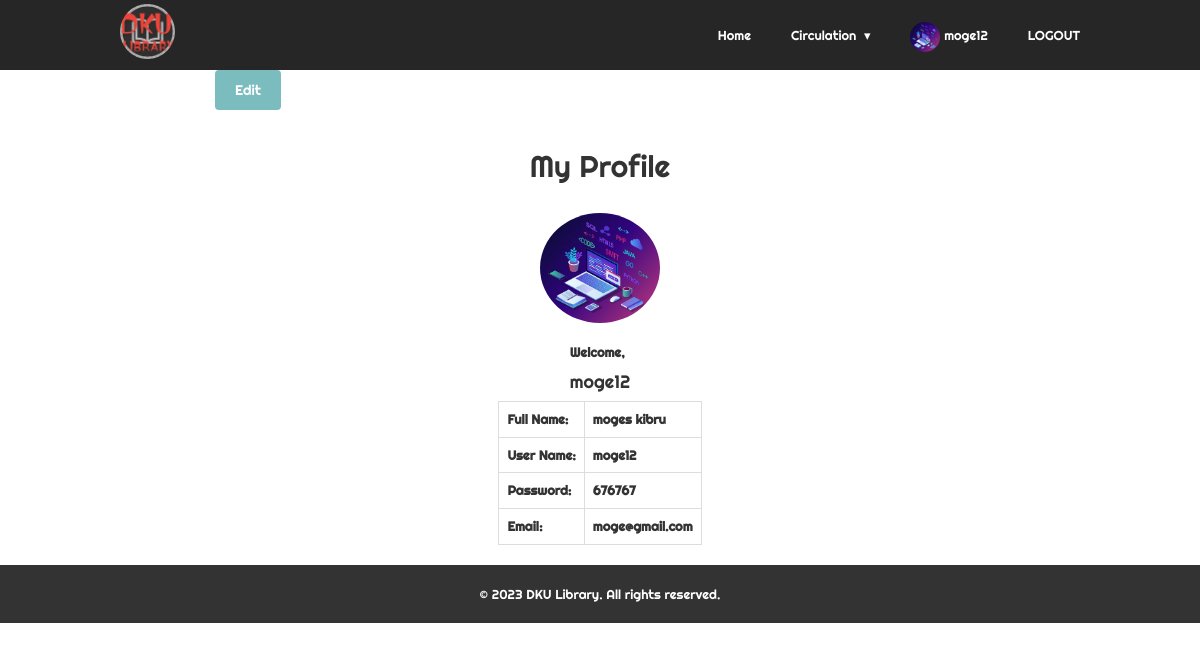
/acquisition/profile.php (signed in), run on the app's committed database.
### tables this page shows
CREATE TABLE `acquisition` (
  `id` int(11) NOT NULL,
  `fullname` varchar(100) NOT NULL,
  `username` varchar(100) NOT NULL,
  `email` varchar(100) NOT NULL,
  `password` varchar(100) NOT NULL,
  `pic` varchar(500) NOT NULL
);

### acquisition/profile.php (the view, shortened to what this page needs)
<?php
	include "nav.php";
 ?>
 <!DOCTYPE html>
 <html>
 <head>
 </head>
 <body>
 	<div class="container">
 		<form action="" method="post">
 			<button class="btn btn-default"name="submit1" type="submit">Edit</button>
 		</form>
 		<div class="wrapper">
 				<?php
 				$q=mysqli_query($db,"SELECT * FROM acquisition where username='$_SESSION[acqua_user]' ;");
 			?>
 			<h2 style="text-align: center;">My Profile</h2>
 			<?php
 				$row=mysqli_fetch_assoc($q);
 				echo "<div style='text-align: center'>
 					<img class='img-circle profile-img' height=110 width=120 src='images/".$_SESSION['acqua_pic']."'>
 				</div>";
 			?>
 			<div> <b>Welcome, </b>
	 			<h4>
	 				<?php echo $_SESSION['acqua_user']; ?>
	 			</h4>
 			</div>
 			<?php
 				echo "<b>";
 				echo "<table class='table table-bordered'>";
	 				echo "<tr>";
	 					echo "<td>";
	 						echo "<b> Full Name: </b>";
	 					echo "</td>";
	 					echo "<td>";
	 						echo $row['fullname'];
	 					echo "</td>";
	 				echo "</tr>";
	 				echo "<tr>";
	 					echo "<td>";
	 						echo "<b> User Name: </b>";
	 					echo "</td>";
	 					echo "<td>";
	 						echo $row['username'];
	 					echo "</td>";
	 				echo "</tr>";
	 				echo "<tr>";
	 					echo "<td>";
	 						echo "<b> Password: </b>";
	 					echo "</td>";
	 					echo "<td>";
	 						echo $row['password'];
	 					echo "</td>";
	 				echo "</tr>";
	 				echo "<tr>";
	 					echo "<td>";
	 						echo "<b> Email: </b>";
	 					echo "</td>";
	 					echo "<td>";
	 						echo $row['email'];
	 					echo "</td>";
	 				echo "</tr>";
 				echo "</table>";
 				echo "</b>";
 			?>
 		</div>
 	</div>
 </body>
 </html>
 <?php
include 'footer.php';
?>

### acquisition/nav.css (style rules this page uses)
body { margin: 0; padding: 0; overflow-x: hidden; }
* { font-family: 'Righteous', cursive; }

### acquisition/nav.php (style rules this page uses)
.img-circle { border-radius: 50%; }

### acquisition/profile.php (style rules this page uses)
.profile-img { margin: 20px auto; }
body { font-size: 13px; }
table { margin: 0 auto; width: 60%; border-collapse: collapse; }
table th, table td { padding: 10px; text-align: left; vertical-align: top; border: 1px solid #ddd; }
.wrapper { display: flex; flex-direction: column; justify-content: center; align-items: center; margin-top: 20px; }
.btn { background-color: #6db6b9e6; color: #fff; border: none; border-radius: 4px; padding: 10px 20px; cursor: pointer; }
.container { max-width: 800px; margin: 0 auto; }

### data on the page
acquisition: fullname "moges kibru", username "moge12", password "676767", email "moge@gmail.com"

### other printed values
$_SESSION['acqua_user'] "moge12"
